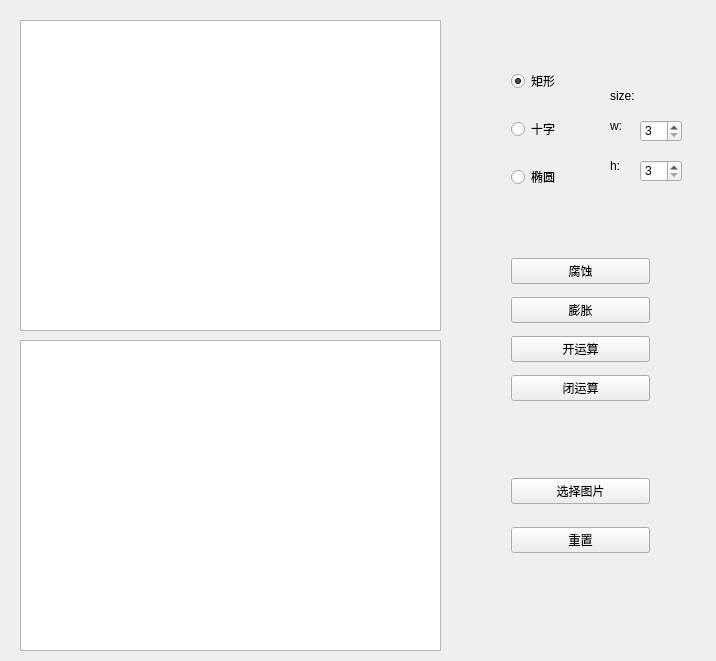
<?xml version="1.0" encoding="UTF-8"?>
<ui version="4.0">
 <class>MorphoticalClass</class>
 <widget class="QWidget" name="MorphoticalClass">
  <property name="geometry">
   <rect>
    <x>0</x>
    <y>0</y>
    <width>716</width>
    <height>661</height>
   </rect>
  </property>
  <property name="windowTitle">
   <string>Morphotical</string>
  </property>
  <widget class="QGraphicsView" name="graphicsView">
   <property name="geometry">
    <rect>
     <x>20</x>
     <y>20</y>
     <width>421</width>
     <height>311</height>
    </rect>
   </property>
  </widget>
  <widget class="QWidget" name="verticalLayoutWidget">
   <property name="geometry">
    <rect>
     <x>500</x>
     <y>240</y>
     <width>161</width>
     <height>181</height>
    </rect>
   </property>
   <layout class="QVBoxLayout" name="verticalLayout">
    <item>
     <widget class="QPushButton" name="btn_erosion">
      <property name="text">
       <string>腐蚀</string>
      </property>
     </widget>
    </item>
    <item>
     <widget class="QPushButton" name="btn_expand">
      <property name="text">
       <string>膨胀</string>
      </property>
     </widget>
    </item>
    <item>
     <widget class="QPushButton" name="btn_open">
      <property name="text">
       <string>开运算</string>
      </property>
     </widget>
    </item>
    <item>
     <widget class="QPushButton" name="btn_close">
      <property name="text">
       <string>闭运算</string>
      </property>
     </widget>
    </item>
   </layout>
  </widget>
  <widget class="QGraphicsView" name="graphicsView_2">
   <property name="geometry">
    <rect>
     <x>20</x>
     <y>340</y>
     <width>421</width>
     <height>311</height>
    </rect>
   </property>
  </widget>
  <widget class="QWidget" name="verticalLayoutWidget_2">
   <property name="geometry">
    <rect>
     <x>500</x>
     <y>450</y>
     <width>161</width>
     <height>131</height>
    </rect>
   </property>
   <layout class="QVBoxLayout" name="verticalLayout_2">
    <item>
     <widget class="QPushButton" name="btn_chooseImg">
      <property name="text">
       <string>选择图片</string>
      </property>
     </widget>
    </item>
    <item>
     <widget class="QPushButton" name="btn_reset">
      <property name="text">
       <string>重置</string>
      </property>
     </widget>
    </item>
   </layout>
  </widget>
  <widget class="QWidget" name="verticalLayoutWidget_3">
   <property name="geometry">
    <rect>
     <x>500</x>
     <y>40</y>
     <width>81</width>
     <height>181</height>
    </rect>
   </property>
   <layout class="QVBoxLayout" name="verticalLayout_4">
    <item>
     <widget class="QRadioButton" name="rb_rect">
      <property name="text">
       <string>矩形</string>
      </property>
      <property name="checked">
       <bool>true</bool>
      </property>
     </widget>
    </item>
    <item>
     <widget class="QRadioButton" name="rb_cross">
      <property name="text">
       <string>十字</string>
      </property>
     </widget>
    </item>
    <item>
     <widget class="QRadioButton" name="rb_ellipse">
      <property name="text">
       <string>椭圆</string>
      </property>
     </widget>
    </item>
   </layout>
  </widget>
  <widget class="QSpinBox" name="sb_w">
   <property name="geometry">
    <rect>
     <x>640</x>
     <y>120</y>
     <width>42</width>
     <height>22</height>
    </rect>
   </property>
   <property name="minimum">
    <number>3</number>
   </property>
   <property name="maximum">
    <number>11</number>
   </property>
   <property name="singleStep">
    <number>2</number>
   </property>
  </widget>
  <widget class="QLabel" name="label">
   <property name="geometry">
    <rect>
     <x>610</x>
     <y>90</y>
     <width>54</width>
     <height>12</height>
    </rect>
   </property>
   <property name="text">
    <string>size:</string>
   </property>
  </widget>
  <widget class="QSpinBox" name="sb_h">
   <property name="geometry">
    <rect>
     <x>640</x>
     <y>160</y>
     <width>42</width>
     <height>22</height>
    </rect>
   </property>
   <property name="minimum">
    <number>3</number>
   </property>
   <property name="maximum">
    <number>11</number>
   </property>
   <property name="singleStep">
    <number>2</number>
   </property>
  </widget>
  <widget class="QLabel" name="label_2">
   <property name="geometry">
    <rect>
     <x>610</x>
     <y>120</y>
     <width>54</width>
     <height>12</height>
    </rect>
   </property>
   <property name="text">
    <string>w:</string>
   </property>
  </widget>
  <widget class="QLabel" name="label_3">
   <property name="geometry">
    <rect>
     <x>610</x>
     <y>160</y>
     <width>54</width>
     <height>12</height>
    </rect>
   </property>
   <property name="text">
    <string>h:</string>
   </property>
  </widget>
 </widget>
 <layoutdefault spacing="6" margin="11"/>
 <resources>
  <include location="Morphotical.qrc"/>
 </resources>
 <connections/>
</ui>
